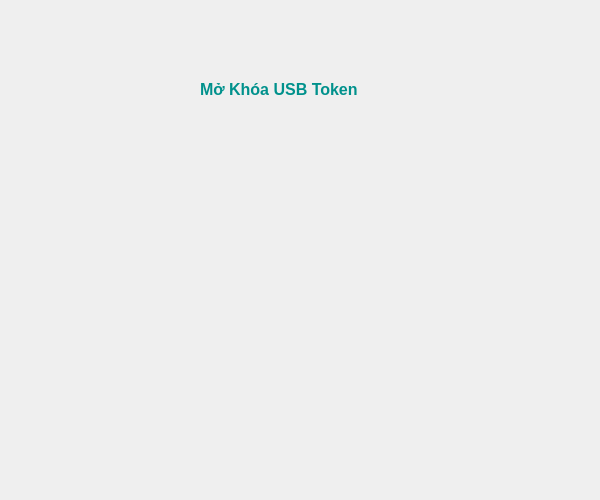
<?xml version="1.0" encoding="UTF-8"?>
<ui version="4.0">
 <class>Dialog</class>
 <widget class="QDialog" name="Dialog">
  <property name="geometry">
   <rect>
    <x>0</x>
    <y>0</y>
    <width>600</width>
    <height>500</height>
   </rect>
  </property>
  <property name="minimumSize">
   <size>
    <width>600</width>
    <height>500</height>
   </size>
  </property>
  <property name="maximumSize">
   <size>
    <width>600</width>
    <height>500</height>
   </size>
  </property>
  <property name="windowTitle">
   <string>Dialog</string>
  </property>
  <widget class="QLabel" name="label_OpenUSBToken">
   <property name="geometry">
    <rect>
     <x>200</x>
     <y>80</y>
     <width>181</width>
     <height>20</height>
    </rect>
   </property>
   <property name="text">
    <string>&lt;html&gt;&lt;head/&gt;&lt;body&gt;&lt;p&gt;&lt;span style=&quot; font-size:12pt; font-weight:600; color:#00918c;&quot;&gt;Mở Khóa USB Token &lt;/span&gt;&lt;/p&gt;&lt;/body&gt;&lt;/html&gt;</string>
   </property>
  </widget>
 </widget>
 <resources/>
 <connections/>
</ui>
